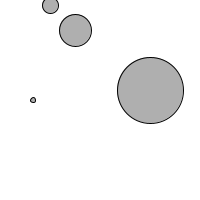
Frame 1 (no input)
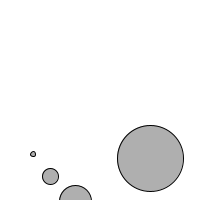
Frame 60 (the mouse pressed at the canvas centre just before this capture)
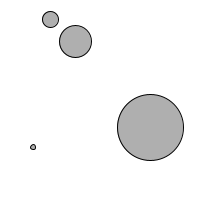
Frame 120 (the mouse held since frame 60 and released just before this capture)

The Processing sketch that drew these frames (run headless with seeded random() and noise(); from frame 60 on, the mouse is pressed at the canvas centre):

// Processing sketch: day_16_1
// ── day_16_1.pde
Ball ball1;
Ball ball2;
Ball ball3;
Ball ball4;

float gravity = 0.1;

void setup(){
  size(200,200);
  ball1 = new Ball(50,5,16);
  ball2 = new Ball(75,30,32);
  ball3 = new Ball(33,100,5);
  ball4 = new Ball(150,90,66);
}
void draw(){
  background(255);
  ball1.display();
  ball1.update();
  ball2.display();
  ball2.update();
  ball3.display();
  ball3.update();
  ball4.display();
  ball4.update();
}
// ── Ball.pde
class Ball {
  float x;
  float y;
  float speed;
  float w; //size
  
  //Ball constructor
  Ball(float tempX, float tempY, float tempW){
  x = tempX;
  y = tempY;
  w = tempW;
  speed = 0;
}
void display(){
  fill(175);
  stroke(0);
  ellipse(x,y,w,w);
}
void update(){
  y = y + speed;
  speed = speed + gravity;
  if(y>height){
    speed = speed * -0.95;
  }
 }
}
  
